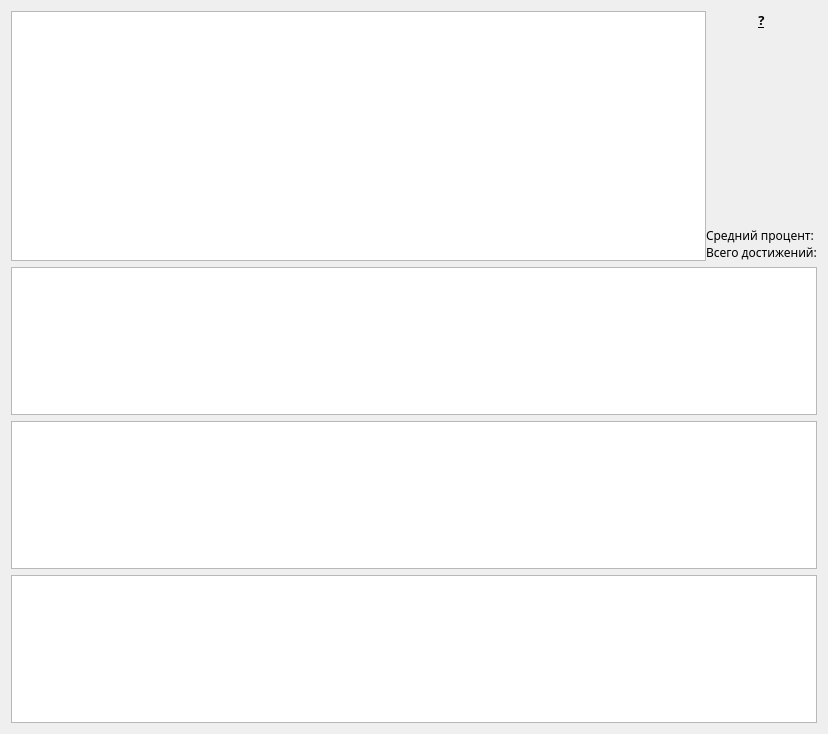
<?xml version="1.0" encoding="UTF-8"?>
<ui version="4.0">
 <class>FormStatistics</class>
 <widget class="QWidget" name="FormStatistics">
  <property name="geometry">
   <rect>
    <x>0</x>
    <y>0</y>
    <width>828</width>
    <height>734</height>
   </rect>
  </property>
  <property name="font">
   <font>
    <family>Ebrima</family>
   </font>
  </property>
  <property name="windowTitle">
   <string>Form</string>
  </property>
  <layout class="QVBoxLayout" name="verticalLayout_2">
   <item>
    <layout class="QHBoxLayout" name="horizontalLayout_4">
     <property name="spacing">
      <number>0</number>
     </property>
     <item>
      <widget class="QChartView" name="ChartViewPercentages">
       <property name="minimumSize">
        <size>
         <width>0</width>
         <height>250</height>
        </size>
       </property>
      </widget>
     </item>
     <item>
      <layout class="QVBoxLayout" name="verticalLayout">
       <item>
        <widget class="QLabel" name="label">
         <property name="font">
          <font>
           <family>Ebrima</family>
           <pointsize>10</pointsize>
           <weight>75</weight>
           <bold>true</bold>
           <underline>true</underline>
          </font>
         </property>
         <property name="toolTip">
          <string>&lt;html&gt;&lt;head/&gt;&lt;body&gt;&lt;p&gt;&lt;span style=&quot; font-family:'Open Sans','Arial','sans-serif'; font-size:12px; color:#000000;&quot;&gt;Статистика выводится по играм на аккаунте у которых есть достижения.&lt;/span&gt;&lt;/p&gt;&lt;p&gt;&lt;span style=&quot; font-family:'Open Sans','Arial','sans-serif'; font-size:12px; color:#000000;&quot;&gt;Если суммарное количество достижений не совпадает с информацией стима, значит часть достижений получена с использованием семейного доступа&lt;/span&gt;&lt;/p&gt;&lt;/body&gt;&lt;/html&gt;</string>
         </property>
         <property name="text">
          <string notr="true">?</string>
         </property>
         <property name="alignment">
          <set>Qt::AlignCenter</set>
         </property>
        </widget>
       </item>
       <item>
        <spacer name="verticalSpacer">
         <property name="orientation">
          <enum>Qt::Vertical</enum>
         </property>
         <property name="sizeHint" stdset="0">
          <size>
           <width>20</width>
           <height>40</height>
          </size>
         </property>
        </spacer>
       </item>
       <item>
        <widget class="QLabel" name="LabelAveragePercent">
         <property name="text">
          <string>Средний процент: </string>
         </property>
        </widget>
       </item>
       <item>
        <widget class="QLabel" name="LabelSummColumn">
         <property name="text">
          <string>Всего достижений:</string>
         </property>
        </widget>
       </item>
      </layout>
     </item>
    </layout>
   </item>
   <item>
    <widget class="QChartView" name="ChartsViewTimes"/>
   </item>
   <item>
    <widget class="QChartView" name="ChartsViewMonths"/>
   </item>
   <item>
    <widget class="QChartView" name="ChartsViewYears"/>
   </item>
  </layout>
 </widget>
 <customwidgets>
  <customwidget>
   <class>QChartView</class>
   <extends>QGraphicsView</extends>
   <header>QtCharts/QtCharts</header>
  </customwidget>
 </customwidgets>
 <resources/>
 <connections/>
</ui>
